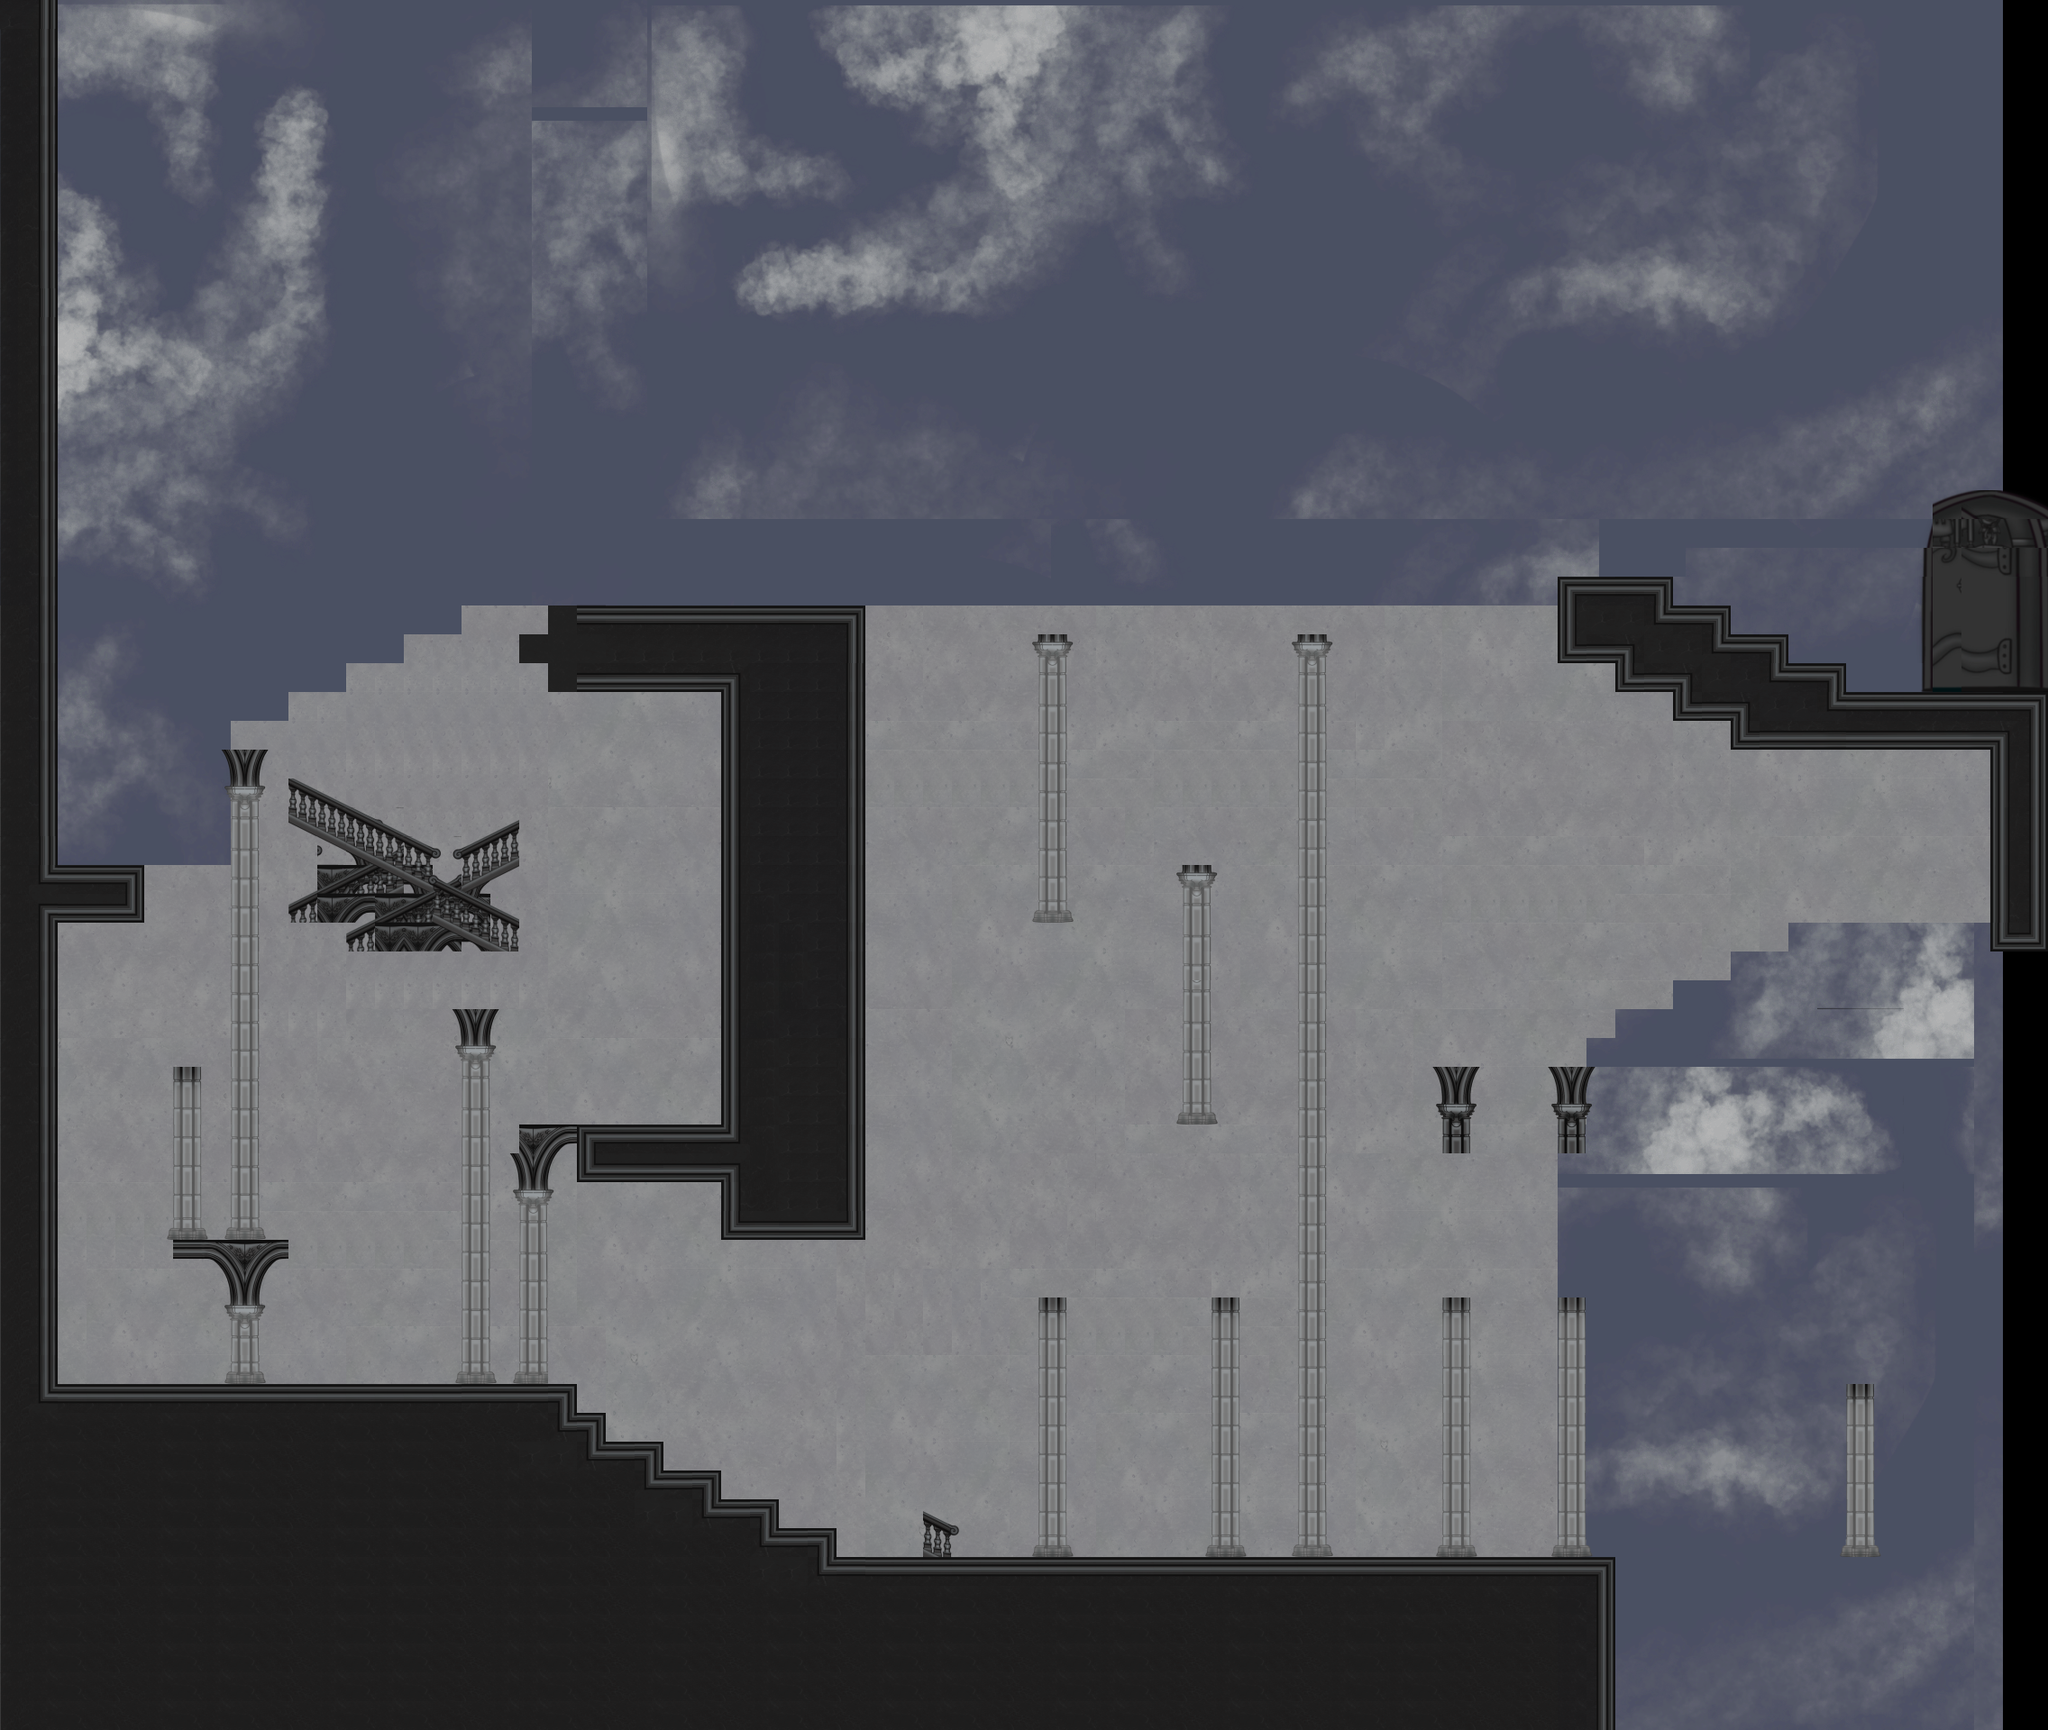

This game map was drawn from its Tiled (.tmx) file and the tilesets committed beside it. A one-line description and the trimmed map source follow:
An orthogonal 71x60 tile map with 32x32 px tiles, 6 tile layers (image, parallax, walls, details, ...), 10 tilesets and 35 objects (2x mind maintenance, Player Spawn, curiosity critter, door, reposition).

<map version="1.10" tiledversion="1.11.2" orientation="orthogonal" renderorder="right-down" width="71" height="60" tilewidth="32" tileheight="32" infinite="0" nextlayerid="11" nextobjectid="40">
 <tileset firstgid="1" source="../tilesets/Outside background dark copy.tsx" />
 <tileset firstgid="1873" source="../tilesets/Temple L1.tsx" />
 <tileset firstgid="1990" source="../tilesets/Temple L1 Stairs.tsx" />
 <tileset firstgid="2107" source="../tilesets/Temple Walls.tsx" />
 <tileset firstgid="2224" source="../tilesets/Temple Edges pt 2.tsx" />
 <tileset firstgid="2341" source="../tilesets/Temple Edges.tsx" />
 <tileset firstgid="2458" source="../tilesets/Temple Int Wall.tsx" />
 <tileset firstgid="2714" source="../tilesets/Temple Gradient Pillar.tsx" />
 <tileset firstgid="2831" source="../tilesets/Doors.tsx" />
 <tileset firstgid="2897" source="../tilesets/Stairs End.tsx" />
 <group id="3" name="Group Layer 1">
  <layer id="5" name="image" width="71" height="60" offsetx="-50" offsety="0" parallaxx="0.9">
   <data>[4260 cells, 4260 non-empty, 1394 distinct tile ids]</data>
  </layer>
  <layer id="1" name="parallax" width="71" height="60">
   <data>[4260 cells, 0 non-empty, 0 distinct tile ids]</data>
  </layer>
  <layer id="2" name="walls" width="71" height="60">
   <data>[4260 cells, 2122 non-empty, 126 distinct tile ids]</data>
  </layer>
  <layer id="4" name="details" width="71" height="60">
   <data>[4260 cells, 131 non-empty, 27 distinct tile ids]</data>
  </layer>
 </group>
 <layer id="6" name="platforms" width="71" height="60">
  <data>[4260 cells, 1489 non-empty, 225 distinct tile ids]</data>
 </layer>
 <layer id="10" name="foreground" width="71" height="60">
  <data>[4260 cells, 37 non-empty, 10 distinct tile ids]</data>
 </layer>
 <objectgroup id="7" name="CollisionLayer">
  <object id="9" x="576" y="672" width="384" height="96">
   <properties>
    <property name="isStair" type="bool" value="false" />
   </properties>
  </object>
  <object id="10" x="800" y="768" width="160" height="608">
   <properties>
    <property name="isStair" type="bool" value="false" />
   </properties>
  </object>
  <object id="11" x="555.64" y="1248" width="244.364" height="64">
   <properties>
    <property name="isStair" type="bool" value="false" />
   </properties>
  </object>
  <object id="15" x="0" y="0" width="64" height="1920">
   <properties>
    <property name="isStair" type="bool" value="false" />
   </properties>
  </object>
  <object id="16" x="64" y="960" width="179.25" height="64">
   <properties>
    <property name="isStair" type="bool" value="false" />
   </properties>
  </object>
  <object id="17" x="64" y="1536" width="595" height="384">
   <properties>
    <property name="isStair" type="bool" value="false" />
   </properties>
  </object>
  <object id="18" x="1042" y="1728" width="750" height="192">
   <properties>
    <property name="isStair" type="bool" value="false" />
   </properties>
  </object>
  <object id="19" x="1728" y="640.008">
   <properties>
    <property name="isStair" type="bool" value="false" />
   </properties>
   <polygon points="0,0 0,95.9922 63.9961,95.9961 63.9961,127.988 127.996,127.992 128.004,159.984 192,159.984 192,191.988 480.004,191.996 480.008,319.992 428,319.992 428.004,323.988 434.004,333.98 443.008,340.984 457.004,340.992 469.96,351.949 480.009,383.987 300.005,383.992 320.004,909.961 352.035,909.961 352.066,440.961 362.015,415.992 375.015,404.987 480.004,404.992 480.004,415.961 544.005,415.992 544.008,-640.008 538.066,-640.008 538.098,127.961 320.004,127.992 320.004,95.9297 256.004,95.9297 256.035,63.9922 192.035,63.9922 192.035,31.9609 128.035,31.9922 128.035,-0.0390625" />
  </object>
  <object id="20" x="2027.99" y="1024">
   <properties>
    <property name="isStair" type="bool" value="true" />
   </properties>
   <polygon points="0.0117188,0.00390625 -251.992,128 -233.998,127.994 0.351563,9" />
  </object>
  <object id="21" x="558.247" y="672.004">
   <properties>
    <property name="isStair" type="bool" value="true" />
   </properties>
   <polygon points="0.0117188,0.00390625 -251.992,128 -233.998,127.994 0.351563,9" />
  </object>
  <object id="22" x="203.969" y="800">
   <properties>
    <property name="isStair" type="bool" value="false" />
   </properties>
   <polygon points="0,0 4,9.9375 13.9688,20.9688 20.0938,21.9688 31.0625,22 42,31.9063 50.9688,52.9375 51.4858,72.3636 84.2131,72.5455 84.3949,54 93.0747,32 115.988,20.9565 135.988,-0.0434783" />
  </object>
  <object id="24" x="243.693" y="960">
   <properties>
    <property name="isStair" type="bool" value="true" />
   </properties>
   <polygon points="-0.461719,0.00390625 251.992,128 233.998,127.994 -0.351563,9" />
  </object>
  <object id="25" x="459.5" y="1088">
   <properties>
    <property name="isStair" type="bool" value="false" />
   </properties>
   <polygon points="0,0 4,9.9375 13.9688,20.9688 20.0938,21.9688 31.0625,22 42,31.9063 50.9688,52.9375 51.4858,72.3636 84.2131,72.5455 84.3949,54 93.0747,32 120.897,19.9565 135.988,-0.0434783" />
  </object>
  <object id="26" x="204" y="1376">
   <properties>
    <property name="isStair" type="bool" value="false" />
   </properties>
   <polygon points="-31.9944,-0.00833333 -26,14.0313 -18.0426,20.9574 20,20.9376 31.0625,22 42,31.9063 50.9688,52.9375 51.4858,72.3636 84.2131,72.5455 84.3949,54 93.0747,32 120.897,19.9565 135.988,-0.010145" />
  </object>
  <object id="27" x="554.955" y="1248">
   <properties>
    <property name="isStair" type="bool" value="true" />
   </properties>
   <polygon points="0.683594,-0.00390625 -251.992,128 -233.998,127.994 0.679688,9.00391" />
  </object>
  <object id="28" x="192" y="1024" width="32" height="172">
   <properties>
    <property name="isStair" type="bool" value="false" />
   </properties>
  </object>
  <object id="29" x="659.469" y="1536">
   <properties>
    <property name="isStair" type="bool" value="true" />
   </properties>
   <polygon points="-0.461719,0.00390625 382.535,192 382.538,383.998 -0.472657,384.004" />
  </object>
  <object id="30" x="1581" y="1152">
   <properties>
    <property name="isStair" type="bool" value="true" />
   </properties>
   <polygon points="0.316067,0.00390625 -189.492,96 -172.987,96.0051 0.351563,9" />
  </object>
  <object id="31" x="1581.1" y="1152" width="220" height="32">
   <properties>
    <property name="isStair" type="bool" value="false" />
   </properties>
  </object>
  <object id="32" x="1590.04" y="1184">
   <properties>
    <property name="isStair" type="bool" value="false" />
   </properties>
   <polygon points="0,0 9.95652,40.913 9.95652,272.364 41.9565,272.545 41.9565,40.7273 51.9565,-0.181818 127.229,0 137.411,41.4545 137.775,272 169.957,272.182 170.138,41.0909 179.593,-0.363636" />
  </object>
  <object id="33" x="1995.5" y="1727.75">
   <properties>
    <property name="isStair" type="bool" value="false" />
   </properties>
   <polygon points="0,0 4,9.9375 13.9688,20.9688 20.0938,21.9688 31.0625,22 42,31.9063 50.9688,52.9375 52.7358,192.364 83.2131,192.295 84.3949,54 93.0747,32 115.988,20.9565 135.988,-0.0434783" />
  </object>
  <object id="34" x="1292" y="1248">
   <properties>
    <property name="isStair" type="bool" value="false" />
   </properties>
   <polygon points="0,0 4,9.9375 13.9688,20.9688 20.0938,21.9688 31.0625,22 42,31.9063 50.9688,52.9375 52.0313,206.727 84.0313,206.727 84.3949,54 93.0747,32 115.988,20.9565 135.988,-0.0434783" />
  </object>
  </objectgroup>
 <objectgroup id="8" name="Spawn">
  <!-- 9 objects omitted --></objectgroup>
 <objectgroup id="9" name="Shards">
  <properties>
   <property name="totalShards" type="int" value="3" />
  </properties>
  <!-- 4 objects omitted --></objectgroup>
</map>
<!-- 13 of 35 objects omitted -->